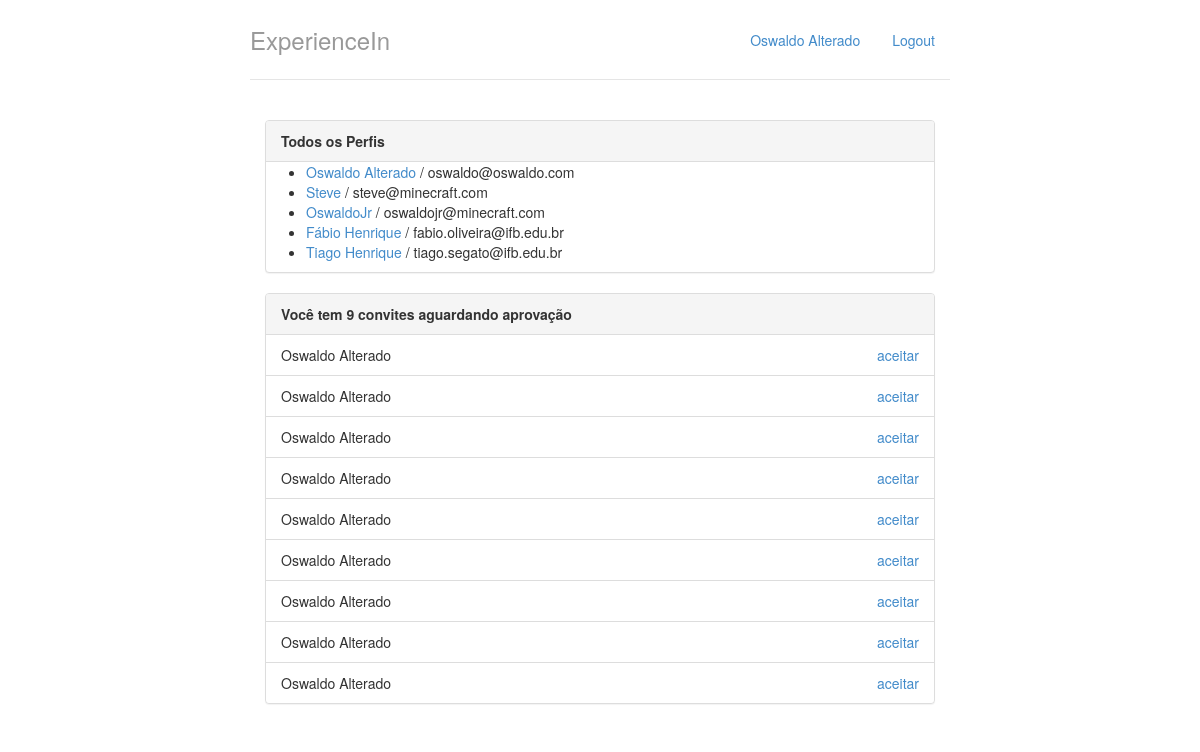
Before: / with the older database file.
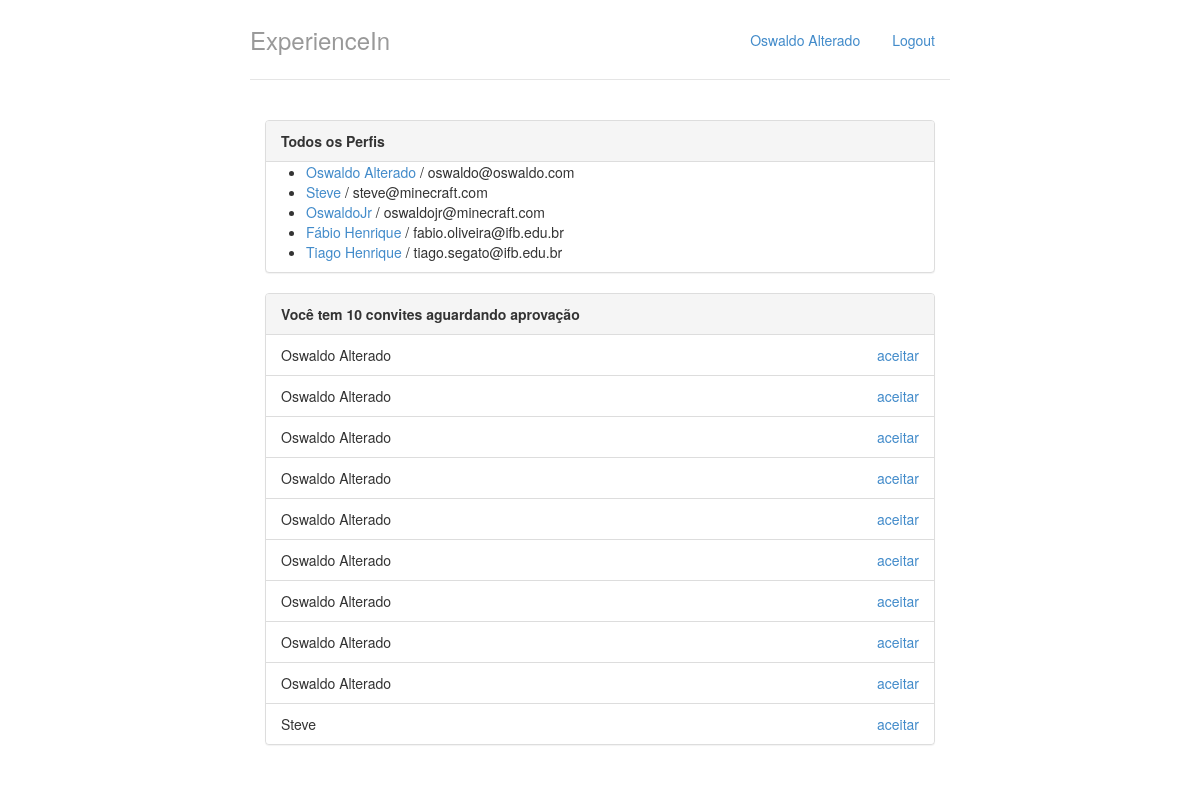
After: the same page with the newer database file.
### perfis/models.py (models this page shows, shortened)
class Perfil(models.Model):
    nome = models.CharField(max_length=255, null=False)
    email = models.CharField(max_length=255, null=False)
    telefone = models.CharField(max_length=15, null=False)
    nome_empresa = models.CharField(max_length=255, null=False)

class Convite(models.Model):
   solicitante = models.ForeignKey(Perfil, on_delete=models.CASCADE, related_name='convites_feitos')
   convidado = models.ForeignKey(Perfil, on_delete=models.CASCADE, related_name='convites_recebidos')

### perfis/views.py (the view)
# urls.py: path('', views.index),
def index(request):
    return render(request, 'index.html', {'perfis' : Perfil.objects.all(), 'perfil_logado' : get_perfil_logado(request)})

### perfis/views.py (called while the page is built)
def get_perfil_logado(request):
    return Perfil.objects.get(id=1)

### perfis/templates/index.html
{% extends "base.html" %}
{% block body %}
<div class="col-lg-12">
    <div class="panel panel-default">
        <div class="panel-heading">
            <strong>Todos os Perfis</strong>
        </div>
        {% if perfis %}
          <ul>
              {% for perfil in perfis %}
                  <li>
                    <a href="{% url 'exibir' perfil.id%}">{{ perfil.nome }}</a> / {{ perfil.email }}
                  </li>
              {% endfor %}
          </ul>
        {% else %}
          <p>Nenhum Perfil encontrado</p>
        {% endif %}
    </div>
    <div class="panel panel-default">
        {% with total_de_convites=perfil_logado.convites_recebidos.count %}
          {% if total_de_convites %}
              <div class="panel-heading">
                  <strong>Você tem {{ total_de_convites }} convite{{ total_de_convites|pluralize }} aguardando aprovação</strong>
              </div>
              <ul class="list-group">
                  {% for convite in perfil_logado.convites_recebidos.all %}
                      <li class="list-group-item">
                              {{ convite.solicitante.nome }}
                              <a href="#" class="pull-right">aceitar</a>
                      </li>
                  {% endfor %}
              </ul>
          {% else %}
              <div class="panel-body">
                  <p>Nenhum convite recebido :(</p>
              </div>
          {% endif %}
        {% endwith %}
    </div>
</div>
{% endblock %}

### perfis/templates/base.html (shortened to what this page needs)
{% load staticfiles %}
<!DOCTYPE html>
<html lang="pt">
  <head>
    <link href="{% static "styles/bootstrap.css" %}" rel="stylesheet">
    <link href="{% static "styles/main.css" %}" rel="stylesheet">
  </head>
  <body>
    <div class="container">
      <div class="header">
        <ul class="nav nav-pills pull-right">
            <li class=""><a href="{% url 'index' %}">{{perfil_logado.nome}}</a></li>
          <li class=""><a href="/logout/">Logout</a></li>
        </ul>
        <h3 class="text-muted">ExperienceIn</h3>
      </div>
      <div class="row content">
        {% block body %}
        {% endblock %}
      </div>
    </div>
  </body>
</html>

Changed rows visible on the page:
added Convite: solicitante.nome "Steve"
Other visible differences:
{{ total_de_convites }}: "9" → "10"
